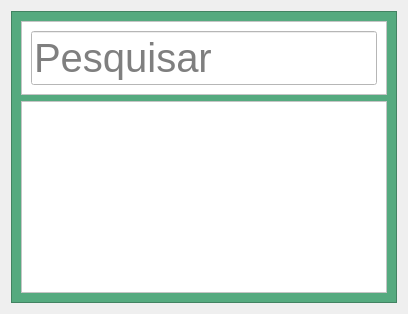
         <widget class="QWidget" name="page_9">
          <layout class="QGridLayout" name="gridLayout_8">
           <item row="0" column="0">
            <widget class="QFrame" name="frame_28">
             <property name="styleSheet">
              <string notr="true">background-color: rgb(85, 170, 127);</string>
             </property>
             <property name="frameShape">
              <enum>QFrame::StyledPanel</enum>
             </property>
             <property name="frameShadow">
              <enum>QFrame::Raised</enum>
             </property>
             <layout class="QGridLayout" name="gridLayout_13">
              <item row="0" column="0">
               <widget class="QFrame" name="frame_29">
                <property name="styleSheet">
                 <string notr="true">background-color: rgb(255, 255, 255);</string>
                </property>
                <property name="frameShape">
                 <enum>QFrame::StyledPanel</enum>
                </property>
                <property name="frameShadow">
                 <enum>QFrame::Raised</enum>
                </property>
                <layout class="QGridLayout" name="gridLayout_12">
                 <item row="0" column="0">
                  <widget class="QLineEdit" name="pesquisar">
                   <property name="font">
                    <font>
                     <pointsize>30</pointsize>
                    </font>
                   </property>
                   <property name="cursorPosition">
                    <number>0</number>
                   </property>
                   <property name="placeholderText">
                    <string>Pesquisar</string>
                   </property>
                  </widget>
                 </item>
                </layout>
               </widget>
              </item>
              <item row="1" column="0">
               <widget class="QTableView" name="tableView">
                <property name="font">
                 <font>
                  <pointsize>20</pointsize>
                 </font>
                </property>
                <property name="styleSheet">
                 <string notr="true">background-color: rgb(255, 255, 255);

</string>
                </property>
                <property name="showGrid">
                 <bool>true</bool>
                </property>
                <attribute name="horizontalHeaderDefaultSectionSize">
                 <number>1300</number>
                </attribute>
               </widget>
              </item>
             </layout>
            </widget>
           </item>
          </layout>
         </widget>
